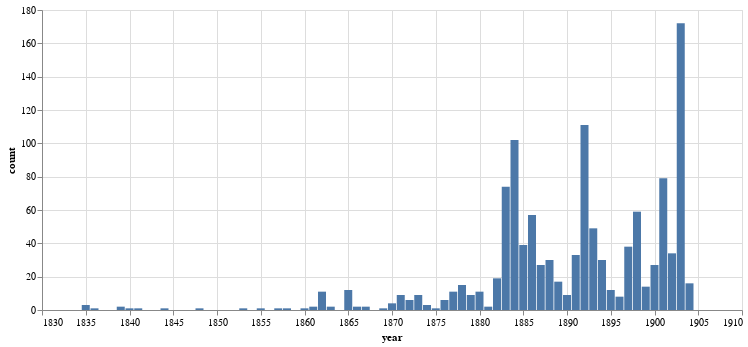

Notebook code for this chart:
### Code cell
alt.Chart(year_counts).mark_bar(size=8).encode(
    x=alt.X('year:Q', axis=alt.Axis(format='c')),
    y='count:Q',
    tooltip=['year', 'count']
).properties(width=700)

### Figure 1 — Vega-Lite specification as saved in the notebook (floating-point values rounded to 4 significant figures)
{"config": {"view": {"continuousWidth": 400, "continuousHeight": 300}}, "data": {"name": "data-1dc1126b35d6300c2e54608115c91117"}, "mark": {"type": "bar", "size": 8}, "encoding": {"tooltip": [{"type": "quantitative", "field": "year"}, {"type": "quantitative", "field": "count"}], "x": {"type": "quantitative", "axis": {"format": "c"}, "field": "year"}, "y": {"type": "quantitative", "field": "count"}}, "width": 700, "$schema": "https://vega.github.io/schema/vega-lite/v4.8.1.json", "datasets": {"data-1dc1126b35d6300c2e54608115c91117": [{"year": 1903.0, "count": 172}, {"year": 1892.0, "count": 111}, {"year": 1884.0, "count": 102}, {"year": 1901.0, "count": 79}, {"year": 1883.0, "count": 74}, {"year": 1898.0, "count": 59}, {"year": 1886.0, "count": 57}, {"year": 1893.0, "count": 49}, {"year": 1885.0, "count": 39}, {"year": 1897.0, "count": 38}, {"year": 1902.0, "count": 34}, {"year": 1891.0, "count": 33}, {"year": 1888.0, "count": 30}, {"year": 1894.0, "count": 30}, {"year": 1900.0, "count": 27}, {"year": 1887.0, "count": 27}, {"year": 1882.0, "count": 19}, {"year": 1889.0, "count": 17}, {"year": 1904.0, "count": 16}, {"year": 1878.0, "count": 15}, {"year": 1899.0, "count": 14}, {"year": 1895.0, "count": 12}, {"year": 1865.0, "count": 12}, {"year": 1862.0, "count": 11}, {"year": 1877.0, "count": 11}, {"year": 1880.0, "count": 11}, {"year": 1873.0, "count": 9}, {"year": 1871.0, "count": 9}, {"year": 1890.0, "count": 9}, {"year": 1879.0, "count": 9}, {"year": 1896.0, "count": 8}, {"year": 1876.0, "count": 6}, {"year": 1872.0, "count": 6}, {"year": 1870.0, "count": 4}, {"year": 1874.0, "count": 3}, {"year": 1835.0, "count": 3}, {"year": 1866.0, "count": 2}, {"year": 1839.0, "count": 2}, {"year": 1867.0, "count": 2}, {"year": 1861.0, "count": 2}, {"year": 1863.0, "count": 2}, {"year": 1881.0, "count": 2}, {"year": 1848.0, "count": 1}, {"year": 1840.0, "count": 1}, {"year": 1860.0, "count": 1}, {"year": 1858.0, "count": 1}, {"year": 1869.0, "count": 1}, {"year": 1855.0, "count": 1}, {"year": 1875.0, "count": 1}, {"year": 1853.0, "count": 1}, {"year": 1836.0, "count": 1}, {"year": 1857.0, "count": 1}, {"year": 1841.0, "count": 1}, {"year": 1844.0, "count": 1}]}}
